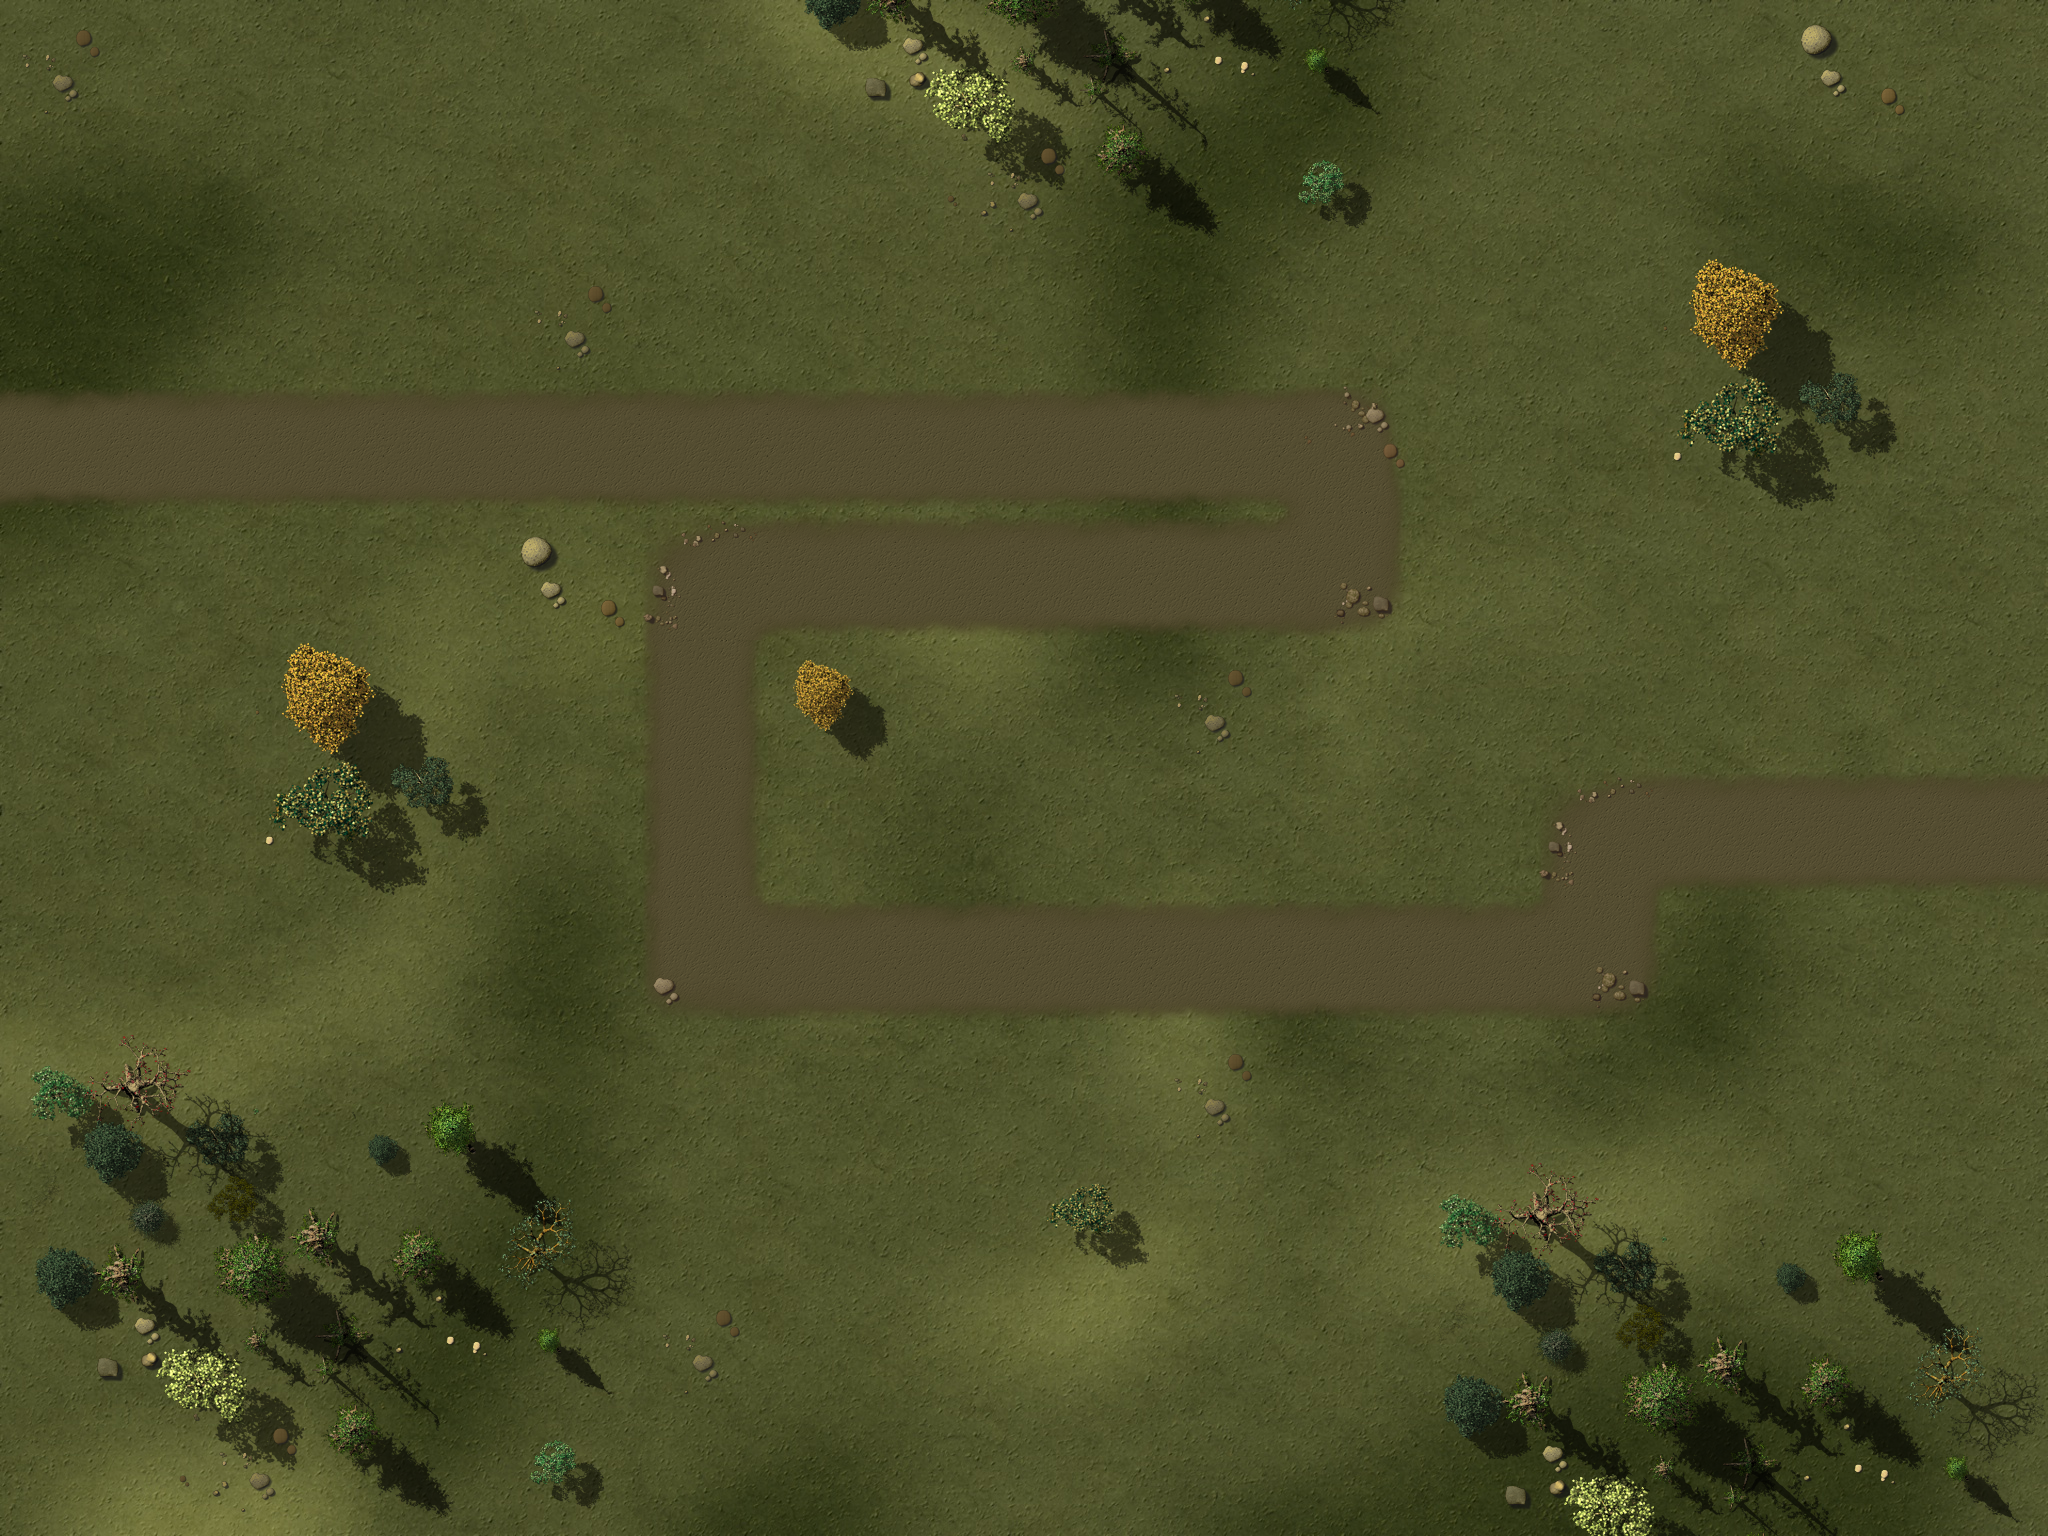

Tiled map render using the project's own tile images. Description and the map definition, with tile-layer contents summarised, below:
An orthogonal 16x12 tile map with 128x128 px tiles, 4 tile layers (Ground, Objects1, Objects2, Path), 1 hidden layer not drawn, 3 tilesets and 14 objects.

<map version="1.0" orientation="orthogonal" width="16" height="12" tilewidth="128" tileheight="128">
 <properties>
<property name="wave01" value="4,2,4,2,4,2,1,2,1,4,10,10,10,3,10,10,10,4,4,4,2,4,10,10,10,1,1,10,1,10,10,1" />
<property name="wave02" value="2,1,1,1,1,1,1,1,4,4,4,2,2,2,2,3,1,1,1,2,2,4,4,4,2" />
<property name="wave03" value="1,1,1,2,4,2,4,1,1,1,1,1,1,4,2,1,1,1,3,3,2,2,2,4,4,1,2,1,2,1,3" />
<property name="wave04" value="10,10,10,10,10,10,10,10,1,1,1,2,2,4,4,4,10,10,10,10,4,10,2,1,1,10,10,10,10,4,4,2,10,1,1,1,1" />
<property name="wave05" value="10,10,10,5,10,5,5,4,10,10,4,10,10,10,5,5,5,4,5,4,5,2" />
<property name="wave06" value="4,4,7,7,5,5,5,5,4,5,5,7,7,5,5,4,4,5,5,5,7,5,5,5,5,5,5,5,4,4,4,7,7,2" />
<property name="wave07" value="1,5,5,5,7,5,5,5,7,4,5,4,5,5,5,5,7,5,5,5,7,4,4,6,9,9,9,5,8,7,3,3,4,4,4,4,4," />
<property name="wave08" value="1,5,5,5,5,7,5,5,5,5,5,5,5,4,4,4,7,7,7,5,5,5,5,5,5,5,5,5,5,7,7,5,5,5,5,5,1" />
<property name="wave09" value="10,10,10,10,10,7,10,10,7,10,10,10,10,7,10,10,10,10,10,10,10" />
<property name="wave10" value="1,7,5,5,5,7,10,10,10,7,10,10,5,5,7,7,5,5,10,10,10,10,10,7,7,5,102" />
<property name="wave11" value="5,5,5,5,5,5,10,10,10,10,10,5,10,10,10,3,5,5,5,10,10,10,10,5,5,5,5,5,10,10,10,10,5,7,1" />
<property name="wave12" value="3,10,10,10,5,5,5,5,5,5,5,5,10,10,10,10,5,5,5,5,5,5,5,10,10,10,3" />
<property name="wave13" value="5,5,5,5,5,5,7,7,7,4,4,4,5,5,5,5,5,7,5,7,3,5,5,5,5,7,7,6,4,4,4,3,5,5,5,7,5,5,5,6" />
<property name="wave14" value="1,4,4,5,5,3,5,5,5,5,4,5,4,5,4,4,5,4,5,7,5,5,5,5,5,5,5,5,7,7,7,7,7,4,4,5,4,5,5,3" />
<property name="wave15" value="2,3,4,5,5,5,5,7,7,4,4,5,5,7,5,5,4,7,4,5,5,5,5,5,3,6,9,9,9,5,8,7,3,3,4,4,4,4,4," />
<property name="wave16" value="10,10,10,10,10,10,10,10,8,3,7,4,5,4,5,5,5,7,4,5,4,8,5,5,5,7,8,10,10,10,10,10,10,10,10,10,10,10,10,10,5,5,5,5,10,10,10,10,10,10" />
<property name="wave17" value="10,10,10,5,10,10,10,5,10,10,10,10,10,5,10,10,10,10,10,10,5,10,10,5,10,10,10,10,5,10,10,10,10,7,10,10,7,10,10,2" />
<property name="wave18" value="4,5,4,4,7,5,5,5,5,5,5,3,3,5,4,5,5,5,5,5,5,7,5,4,4,5,5" />
<property name="wave19" value="6,5,5,5,5,3,3,5,5,5,5,5,5,5,5,5,5,5,5,4,7,7,7,7,5,5,5,5,5,5,6,5,5,5,5,4,4,5,5,5,5,5,5,5,5,5,2" />
<property name="wave20" value="7,7,3,7,7,8,3,7,4,5,4,5,5,5,7,4,5,4,8,5,5,5,7,8,5,7,5,5,5,5,101,5,5,103" />
<property name="wave21" value="5,5,6,6,5,5,5,5,5,5,7,7,7,7,6,9,9,9,5,8,7,3,3,4,4,4,4,4," />
<property name="wave22" value="7,7,7,7,7,6,7,7,7,7,7,7,8,5,5,6,3,3,9,9,9,6,5,8,6,8,5,11,11,11,3,3,11,11,11,11,11" />
<property name="wave23" value="6,6,10,10,10,10,10,10,10,10,10,10,10,10,10,10,10,7,5,5,7,10,10,10,3" />
<property name="wave24" value="11,11,11,11,11,5,5,5,5,5,11,11,6,5,5,3,8,5,5,6,3,3,6,5,8,6,8,5" />
<property name="wave25" value="9,5,5,5,9,5,5,5,5,9,5,5,9,5,5,5,9,6,6,7,7,5,5,5,5,5,4,5,5" />
<property name="wave26" value="10,10,10,10,5,10,5,10,5,8,3,7,4,5,4,5,5,5,7,4,5,4,8,5,5,5,7,8,10,10,10,5,5,5,10" />
<property name="wave27" value="1,5,5,5,6,7,6,4,4,5,5,5,5,5,5,5,6,5,5,8,5,5,5,5,5,10,10,10,10,1" />
<property name="wave28" value="3,5,10,10,10,10,10,10,10,10,10,10,10,5,5,5,5,4,4,7,3,10,10,10,10,10,10,5,5,5,5,5,5,5" />
<property name="wave29" value="8,5,5,6,3,3,6,5,8,6,8,5,3,10,10,10,5,5,5,5,5,5,5,10,10,10,10,3,10,5,5,5,5,2" />
<property name="wave30" value="9,5,5,5,9,5,5,5,5,9,5,5,9,5,5,5,9,6,6,7,7,5,5,5,5,5,4,5,102" />
<property name="wave31" value="10,10,10,10,10,10,10,10,10,8,3,7,4,5,4,5,5,5,7,4,5,4,8,5,5,5,7,8,10,10,10,10,10,10,10,10,10,10,10,10,10,10,10,10,10,10,10,10,10,10,10,10,10" />
<property name="wave32" value="10,10,10,10,5,10,5,10,5,10,10,10,5,5,5,5,10,10,10,10,5,5,5,10" />
<property name="wave33" value="2,7,10,10,8,3,7,4,5,4,5,5,5,7,4,5,4,8,5,5,5,7,8,10,10,10,7,10,10,7,7,10,10,10,7,7,10,10" />
<property name="wave34" value="7,7,7,7,7,7,6,7,7,7,7,7,7,8,3,7,4,5,4,5,5,5,7,4,5,4,8,5,5,5,7,8" />
<property name="wave35" value="10,10,10,10,10,10,10,6,10,10,10,7,7,10,10,10,10,10,10,10,3,7,7,10,10,10" />
<property name="wave36" value="5,5,9,9,5,5,5,9,9,5,5,9,7,7,7,5,5,7,3,5,5,5,5,6,6,7,6,4,4,5,5,5,5,5,5,5,6,5,5,8" />
<property name="wave37" value="2,5,5,5,7,3,4,5,6,7,8,5,5,6,3,3,6,5,8,6,8,5,6,3,5,5,5,4,4,4,5,5,5,5,8" />
<property name="wave38" value="8,11,11,11,4,4,4,7,11,11,3,5,8,3,7,4,5,4,5,5,5,7,4,5,4,8,5,5,5,7,8,5,6,6,5,5,5,5" />
<property name="wave39" value="1,5,5,5,7,3,4,5,4,5,6,5,5,5,8,9,9,9,5,5,6,5,5,5,7,8,9,9,9,5,5,6" />
<property name="wave40" value="11,11,11,10,10,10,10,10,6,7,11,11,11,6,10,10,10,10,9,9,7,5,7,5,7,102" />
<property name="wave41" value="2,5,5,5,6,7,6,4,4,5,5,5,5,5,5,5,6,5,5,8,5,5,5,5,4,4,4,7,7,7,7,5,5,5,7,7,4,4,4,2" />
<property name="wave42" value="1,5,5,7,4,7,4,5,5,5,5,5,5,4,7,5,5,5,7,4,5,4,8,5,5,5,7,8,4,5,4,8,5,5,5,7,8,6,3,4,4,8,7,5,7,1" />
<property name="wave43" value="10,10,10,10,10,10,10,10,5,5,5,7,7,4,4,4,10,10,10,10,4,10,7,5,5,10,10,10,10,4,4,7,10,5,5,5,1" />
<property name="wave44" value="1,5,7,7,5,5,4,4,5,5,5,5,5,5,5,5,3,3,6,7,6,4,4,5,5,5,5,5,5,5,6,5,5,8,7,5,5,5,5,5,5,7,7,7" />
<property name="wave45" value="5,5,5,5,5,4,7,7,7,7,5,5,5,5,5,5,6,5,5,5,5,4,4,7,7,5,8,5,5,6,3,3,6,5,8,6,8,5" />
<property name="wave46" value="3,3,7,5,5,5,5,7,7,7,7,11,11,6,4,5,4,8,5,6,5,7,8,11,11,7,7,5,5,4,4,7,5,1" />
<property name="wave47" value="6,5,5,5,6,5,5,5,5,6,5,5,5,5,5,6,5,5,5,5,5,5,7,7,3,7,7,7,9,9,4,5,9,8,8,5,5,6,7,8" />
<property name="wave48" value="8,10,10,10,9,11,8,11,9,11,7,7,7,11,8,5,7,8,4,5,8,8,7,7,10,10,10,10,10,10,10,10,10,10,10,7,7,7,3,5,5,6,5,5" />
<property name="wave49" value="1,5,5,5,5,7,7,8,5,5,5,3,3,6,6,5,5,6,6,8,5,7,8,4,5,8,5,5,5,5,7,7,5,3,3,7,5,5,1" />
<property name="wave50" value="102,8,8,6,7,5,5,5,5,5,9,11,8,11,9,11,7,7,7,11,8,101,5,7,8,4,5,8,8,5,6,6,5,5,5,100,9,9,8,5,5,5,5,5,9,9,5,3,103" />
 </properties>
 <tileset firstgid="1" name="ground" tilewidth="128" tileheight="128">
  <image source="tilesWorld1.png" width="2048" height="2048" />
 </tileset>
 <tileset firstgid="257" name="path" tilewidth="128" tileheight="128">
  <image source="path01.png" width="512" height="512" />
 </tileset>
 <tileset firstgid="273" name="ground" tilewidth="2048" tileheight="1536">
  <image source="ground5.jpg" width="2048" height="1536" />
 </tileset>
 <layer name="Ground" width="16" height="12">
  <data>[192 cells, 1 non-empty, 1 distinct tile ids]</data>
 </layer>
 <layer name="Objects1" width="16" height="12">
  <data>[192 cells, 8 non-empty, 3 distinct tile ids]</data>
 </layer>
 <layer name="Objects2" width="16" height="12">
  <data>[192 cells, 53 non-empty, 25 distinct tile ids]</data>
 </layer>
 <objectgroup name="Objects3" width="16" height="12" />
 <layer name="Path" width="16" height="12">
  <data>[192 cells, 31 non-empty, 6 distinct tile ids]</data>
 </layer>
 <objectgroup name="Locked" width="16" height="12" visible="0">
  <object x="2432" y="256" />
  <object x="0" y="0" width="2048" height="256" />
  <object x="0" y="1280" width="2048" height="256" />
  <object x="0" y="256" width="128" height="1024" />
  <object x="1920" y="256" width="128" height="1024" />
  <object x="768" y="640" width="128" height="128" />
  <object x="1408" y="1152" width="256" height="128" />
  <object x="128" y="1152" width="512" height="128" />
  <object x="1664" y="256" width="128" height="256" />
  <object x="1792" y="384" width="128" height="128" />
  <object x="256" y="640" width="128" height="256" />
  <object x="384" y="768" width="128" height="128" />
  <object x="128" y="1024" width="128" height="128" />
 </objectgroup>
 <objectgroup name="Waypoints" width="16" height="12" visible="0">
  <object x="0" y="512">
   <polyline points="-138,-62 1342,-61 1341,65 707,78 702,447 1608,448 1609,320 2167,316" />
  </object>
 </objectgroup>
 <layer name="blendAdd" width="16" height="12" visible="0">
  <data>[192 cells, 0 non-empty, 0 distinct tile ids]</data>
 </layer>
</map>
